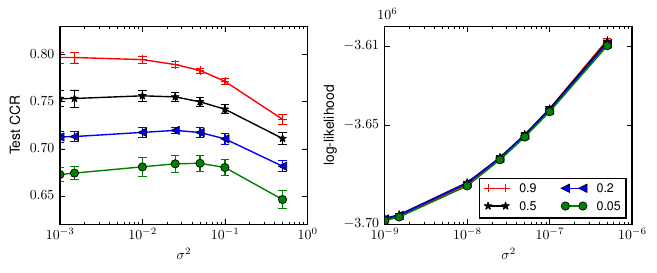

The Python source for this figure:
import pylab
import numpy as np
import matplotlib.gridspec as gridspec

fig_width_pt = 246.0  # Get this from LaTeX using \showthe\columnwidth
inches_per_pt = 1.0/72.27               # Convert pt to inch
golden_mean = (np.sqrt(5)-1.0)/2.0         # Aesthetic ratio
fig_width = fig_width_pt*inches_per_pt  # width in inches
fig_height = fig_width*golden_mean      # height in inches
fig_size =  [fig_width,fig_height]
params = {'backend': 'ps', 'axes.labelsize': 10,
           'text.fontsize': 10,
           'legend.fontsize': 9,
           'xtick.labelsize': 10,
           'ytick.labelsize': 10,
           'text.usetex': True,
           'figure.figsize': fig_size}
pylab.rcParams.update(params)

def take_average(pp):
	props = [0.005, 0.01, 0.05, 0.1, 0.2, 0.3, 0.5, 0.7, 0.9]
	p = props.index(pp)
	out = np.zeros((7,7))
	tccr = np.zeros((7,5))
	trccr = np.zeros((7,5))
	lkh = np.zeros((7,5))
	for t in range(5):
		fname = '../Experiments/20ng/mcctm/%d/%d/results.txt' %(t+1,p+1)
		res = np.loadtxt(fname)
		if t == 0:
			out[0,:] = res[:,1]
		tccr[:,t] = res[:,5]
		trccr[:,t] = res[:,3]
		lkh[:,t] = res[:,7]
	out[1,:] = np.mean(tccr,1)
	out[2,:] = np.std(tccr,1)
	out[3,:] = np.mean(trccr,1)
	out[4,:] = np.std(trccr,1)
	out[5,:] = np.mean(lkh,1)
	out[6,:] = np.std(lkh,1)

	return(out)

fig = pylab.figure(figsize=(6.5, 2.5))

res = take_average(0.9)
res2 = take_average(0.5)
res3 = take_average(0.2)
res4 = take_average(0.05)
res5 = take_average(0.005)
s2 = res[0,:]
ax = fig.add_subplot(1,2,1)
pylab.errorbar(s2,res[1,:], yerr=res[2,:],fmt='-+', color='r')
pylab.errorbar(s2,res2[1,:], yerr=res2[2,:],fmt='-*', color='k')
pylab.errorbar(s2,res3[1,:], yerr=res3[2,:],fmt='-<', color='b')
pylab.errorbar(s2,res4[1,:], yerr=res4[2,:],fmt='-o', color='g')
#pylab.errorbar(s2,res5[1,:], yerr=res5[2,:],fmt='-*', color='y')
ax.set_xscale('log')
pylab.ylabel('Test CCR')
pylab.xlabel('$\sigma^2$')
pylab.ylim([0.62,0.83])
ax = fig.add_subplot(1,2,2)
res /=1e6
res2 /=1e6
res3 /=1e6
res4 /=1e6
pylab.errorbar(s2,res[5,:], yerr=res[6,:],fmt='-+', color='r')
pylab.errorbar(s2,res2[5,:], yerr=res2[6,:],fmt='-*', color='k')
pylab.errorbar(s2,res3[5,:], yerr=res3[6,:],fmt='-<', color='b')
pylab.errorbar(s2,res4[5,:], yerr=res4[6,:],fmt='-o', color='g')
#pylab.errorbar(s2,res5[5,:], yerr=res5[6,:],fmt='-*', color='y')
pylab.legend(['0.9','0.5','0.2','0.05'],loc = 4,ncol=2)
pylab.yticks([-3.7, -3.65, -3.61])
pylab.text(0.01, 1.05, r'$10^6$', horizontalalignment='center', verticalalignment='center', transform=ax.transAxes)
pylab.ylabel('log-likelihood')
pylab.xlabel('$\sigma^2$')
ax.set_xscale('log')

'''res = take_average(0.5)
s2 = res[0,:]
ax = fig.add_subplot(3,2,3)
pylab.errorbar(s2,res[1,:], yerr=res[2,:],fmt='-*', color='r')
ax.set_xscale('log')
#pylab.ylabel('Test CCR')
#pylab.xlabel('$\sigma^2$')
ax = fig.add_subplot(3,2,4)
pylab.errorbar(s2,res[5,:],yerr=res[6,:],fmt='-*', color='r')
#pylab.ylabel('log-likelihood')
#pylab.xlabel('$\sigma^2$')
pylab.suptitle('label proportion = 0.5')
ax.set_xscale('log')

res = take_average(0.05)
s2 = res[0,:]
ax = fig.add_subplot(3,2,5)
pylab.errorbar(s2,res[1,:], yerr=res[2,:],fmt='-*', color='r')
ax.set_xscale('log')
#pylab.ylabel('Test CCR')
pylab.xlabel('$\sigma^2$')
ax = fig.add_subplot(3,2,6)
pylab.errorbar(s2,res[5,:],yerr=res[6,:],fmt='-*', color='r')
pylab.ylabel('log-likelihood')
pylab.xlabel('$\sigma^2$')
ax.set_xscale('log')
pylab.suptitle('label proportion = 0.05')
'''
fig.tight_layout(pad = .5)
pylab.show()
pylab.savefig('sigma2.pdf' , bbox_inches='tight')

